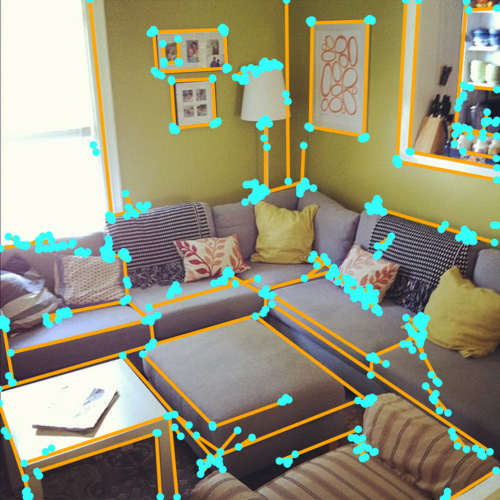
#> input picture supporting_files/corner_detection/figs/000452_AFM.png, 500 x 500 px; its folder holds only this picture in this run
$ python -i tracker.py   (imports and definitions only)
#> lines starting #> are read from the running program, lines starting #| are printed output that depends on the picture; after the words box and inside, x2 and y2 are one past the last pixel; in counts of white or black regions, pixels touching at a corner belong together
#> further down, picture is the input picture: shape (500, 500, 3); mean B, G, R 122.7, 147.6, 149
#!/usr/bin/env python
# coding: utf-8

# In[8]:


import cv2
import os
import os
import glob
import random
import numpy as np

# ## Corner convention : in order TL, TR, BR, BL (clockwise)
# ## BBox convention : (xtl,ytl),(xbr,ybr)
#
# # Note : Currently corners are store wrt Frame, for tracker change wrt to bbox
#

# In[9]:


img_ptr = 0
FBF_history = {}
UID_history = {}
# [6 lines left out: function bbox2whxy, not called in this run]

def bbox2xys(bbox):  # clockwise : TL...
    w,h,x,y = bbox2whxy(bbox)
    return [(x,y),(x+w,y),(x+w,y+h),(x,y+h)]

# [18 lines left out: function load_next, not called in this run]

def historical_interpolation():
    pass


# [195 lines left out: functions find_missing_corners, get_corn, not called in this run]

# Get unique ID from World coordinates
def get_uid(obj):
    return random.randint(1,100)   # placeholder till WC works

def findCorn(frame):    # Corner Detector

    try :
        hsv = cv2.cvtColor(frame, cv2.COLOR_BGR2HSV)
#> hsv: shape (500, 500, 3); mean H, S, V 58.6, 81.2, 162.9
        lower_red = np.array([30,150,50])
        upper_red = np.array([255,255,180])
        mask = cv2.inRange(hsv, lower_red, upper_red)
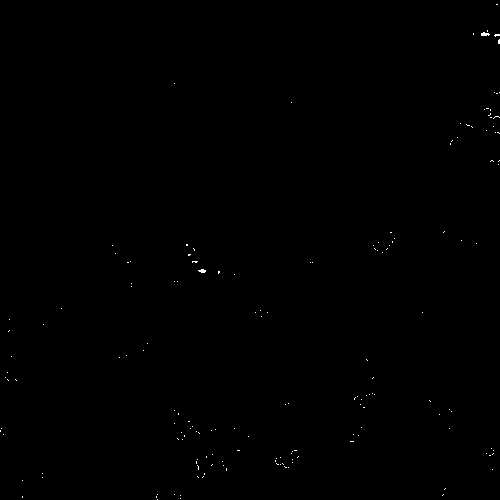
#> mask: shape (500, 500); 0.13% white in thin lines or dots
        res = cv2.bitwise_and(frame,frame, mask= mask)
    except:
        return [-1,-1,-1,-1]

    edges = cv2.Canny(frame,50,200)
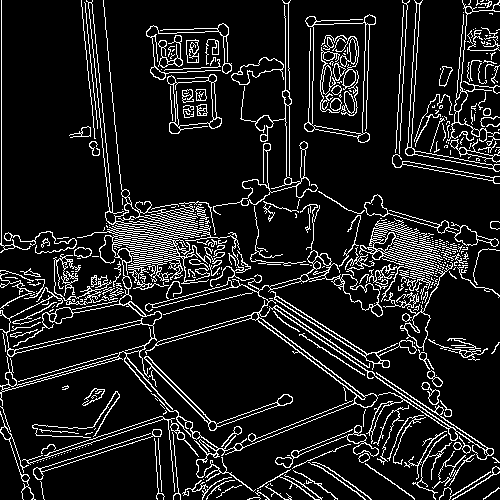
#> edges: shape (500, 500); 11.6% white in thin lines or dots

    x = []
    y = []

    for i in range(len(edges)):
        for j in range(len(edges[0])):
            if(edges[i][j] == 255):
                x.append((i,j))
#> after the loop, x = 29082 items

    if(len(x) == 0) :
        return [-1,-1,-1,-1]


    for i in x:
        frame[i[0]][i[1]] = 255
#> this loop made 29082 passes
#> i on passes 1 to 3: (0, 1), (0, 81), (0, 86)
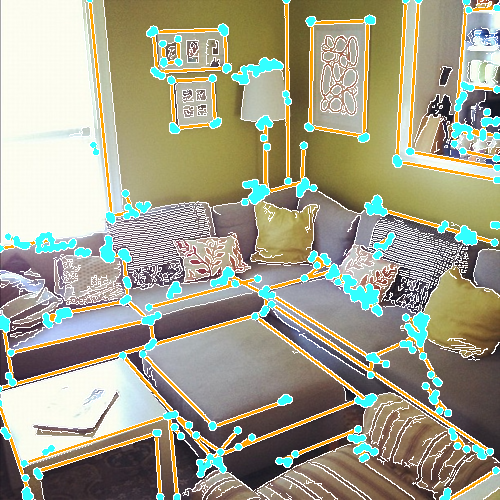
#> frame: shape (500, 500, 3); 11.63% of pixels changed, all inside (x1, y1, x2, y2) = (0, 0, 500, 500)

    x = np.asarray(x)
#> x = 29082 pairs, first value 0 to 499, second value 0 to 499
    dist_TL = x[np.argmin(np.sum((x - [0,0])**2,axis = 1))]
#> dist_TL = [0, 1]
    dist_TR = x[np.argmin(np.sum((x - [0,frame.shape[1]])**2,axis = 1))]
#> dist_TR = [0, 499]
    dist_BL = x[np.argmin(np.sum((x - [frame.shape[0],0])**2,axis = 1))]
#> dist_BL = [498, 22]
    dist_BR = x[np.argmin(np.sum((x - [frame.shape[0],frame.shape[1]])**2,axis = 1))]
#> dist_BR = [491, 495]
    # we need w,h
    return [dist_TL.tolist()[::-1], dist_TR.tolist()[::-1], dist_BR.tolist()[::-1], dist_BL.tolist()[::-1]]

# [103 lines left out: functions process, find_all_corners_from_bboxs, not called in this run]

>>> import cv2
>>> picture = cv2.imread('../corner_detection/figs/000452_AFM.png')
>>> result = findCorn(picture)
#> result = [[1, 0], [499, 0], [495, 491], [22, 498]]

$ run again, on supporting_files/corner_detection/figs/000452_LSD.png
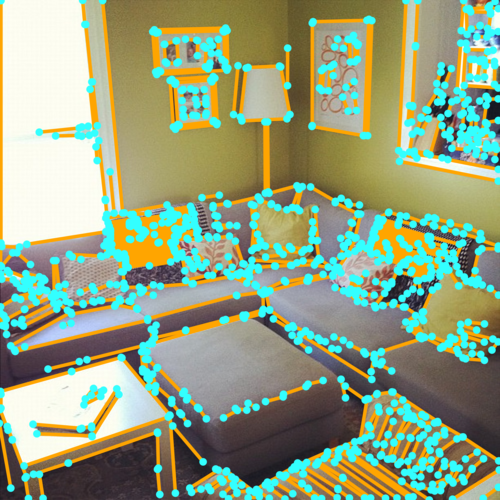
#> input picture supporting_files/corner_detection/figs/000452_LSD.png, 500 x 500 px
#> picture is the input picture: shape (500, 500, 3); mean B, G, R 130.5, 163, 146.6
#> hsv: shape (500, 500, 3); mean H, S, V 58.7, 104.5, 179.6
#> in findCorn, `mask = cv2.inRange(hsv, lower_red, upper_red)`:
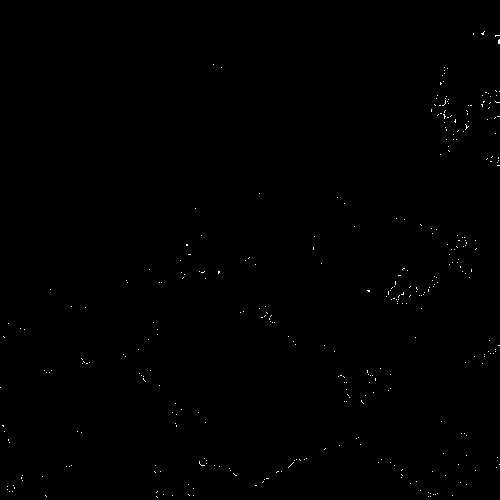
#> mask: shape (500, 500); 0.22% white in thin lines or dots
#> edges: shape (500, 500); 12.2% white in thin lines or dots
#> after the loop in findCorn, `for i in range(len(edges)):`: x = 30423 items
#> the loop in findCorn, `for i in x:` made 30423 passes
#> i on passes 1 to 3: (0, 4), (0, 78), (0, 86)
#> after the loop in findCorn, `for i in x:`:
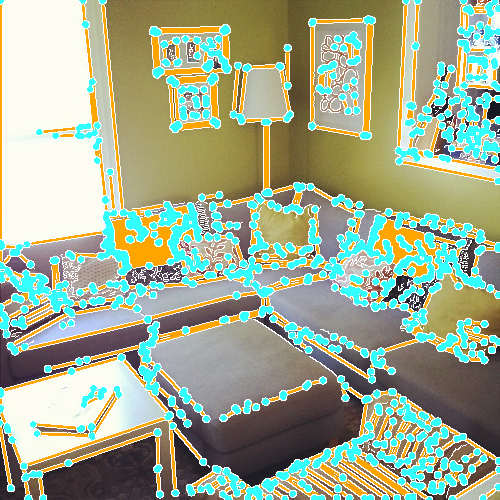
#> frame: shape (500, 500, 3); 12.17% of pixels changed, all inside (x1, y1, x2, y2) = (0, 0, 500, 500)
#> in findCorn, `x = np.asarray(x)`: x = 30423 pairs, first value 0 to 499, second value 0 to 499
#> dist_TL = [2, 3]
#> dist_TR = [0, 498]
#> dist_BL = [491, 8]
#> dist_BR = [491, 498]
#> result = [[3, 2], [498, 0], [498, 491], [8, 491]]
